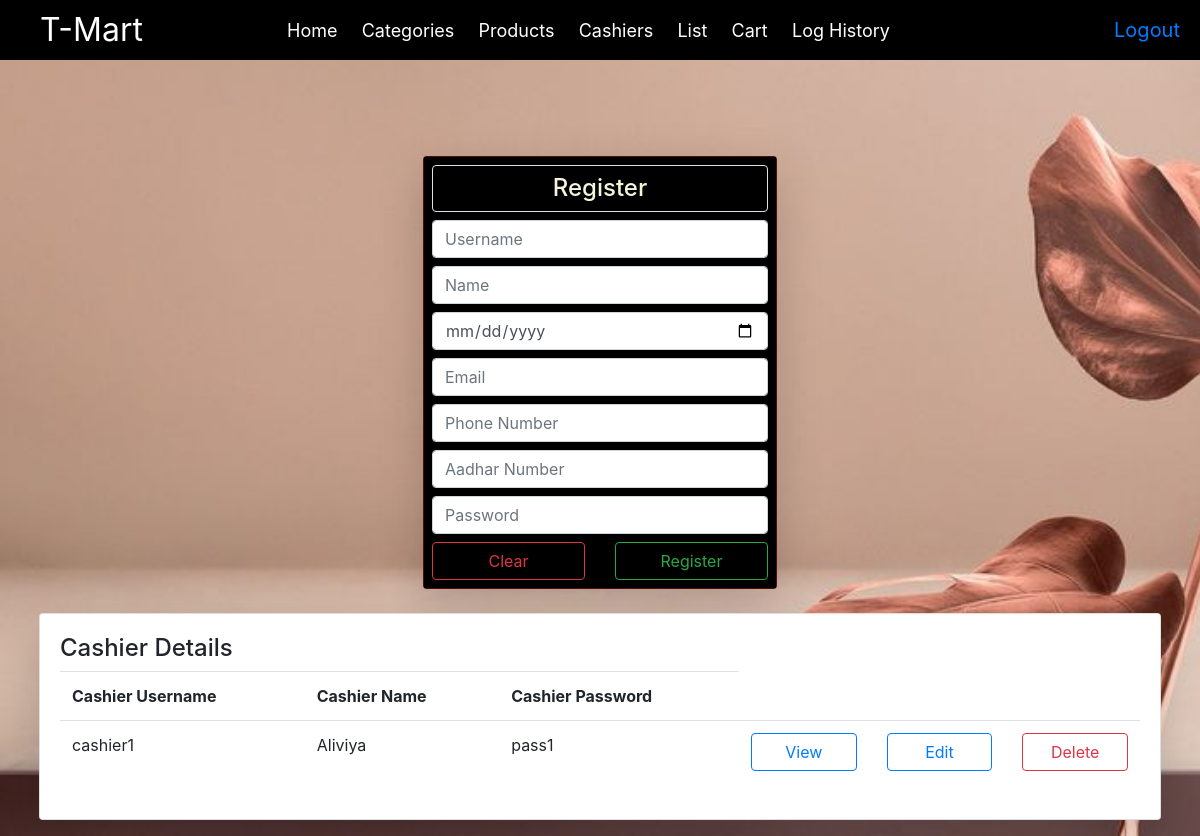
The app's page /reg/ with its own data.
### InventoryApp/models.py (models this page shows)
class Cashier(models.Model):
    cusername=models.CharField(max_length=30,unique=True)
    cname=models.CharField(max_length=30)
    cdate=models.DateField()
    cemail=models.EmailField(max_length=40)
    cphone=models.CharField(max_length=30)
    caadhar=models.CharField(max_length=30)
    cpassword=models.CharField(max_length=20)

### InventoryApp/views.py (the view, shortened to what this page needs)
# urls.py: path('reg/',views.register,name='rgr'),
def register(request):
    c=Cashier.objects.all()
    return render(request, 'register.html',{"Cashiers": c})

### InventoryApp/templates/register.html (shortened to what this page needs)
{% load static %}
<!DOCTYPE html>
<head>
    <link rel="stylesheet" type="text/css" href="{% static 'css/bootstrap.min.css' %}">
</head>
<body>
  <div class="top-bar">
    <div class="brand">T-Mart</div>
    <nav>
      <ul>
        <li><a href="{% url 'mn' %}"> Home</a></li>
        <li><a href="{% url 'ct' %}">Categories</a></li>
        <li><a href="{% url 'pd' %}">Products</a></li>
        <li><a href="{% url 'rgr' %}"> Cashiers</a></li>
        <li><a href="{% url 'list' %}"> List</a></li>
        <li><a href="{% url 'cart' %}"> Cart</a></li>
        <li><a href="{% url 'hist' %}"> Log History</a></li>
      </ul>
    </nav>
    <div class="lo"><a href="{% url 'ln' %}"> Logout</a></div>
  </div>
      <br>
<div class="row m-2 p-3">
    <div class="col-md-4"></div>
    <div class="col-md-4">
        <br><br>
        <div id="id1" class="card shadow-lg">
            <div class="card-body p-2">
                <h4 class="bg text-center text-black p-2 border rounded">Register</h4>
                <form method="post">
                    <input type="text" name="cusername" placeholder="Username" class="form-control my-2">
                    <input type="text" name="cname" placeholder="Name" class="form-control my-2">
                    <input type="date" name="cdate" placeholder="Joining Date" class="form-control my-2">
                    <input type="email" name="cemail" placeholder="Email" class="form-control my-2">
                    <input type="tel" name="cphone" placeholder="Phone Number" class="form-control my-2">
                    <input type="text" name="caadhar" placeholder="Aadhar Number" class="form-control my-2">
                    <input type="password" name="cpassword" placeholder="Password" class="form-control my-2">
                    <div class="row">
                        <div class="col">
                            <input type="reset" value="Clear" class="form-control btn btn-outline-danger">
                        </div>
                        <div class="col">
                            <input type="submit" value="Register" class="form-control btn btn-outline-success">
                        </div>
                    </div>
                </form>
            </div>
        </div>
    </div>
    <div class="col-md-1"></div>
    <div class="container-fluid mt-4">
		<div class="row">
			<div class="col">
				<div class="card shadow-lg">
					<div class="card-body">
						<h4>Cashier Details</h4>
						<table class="table">
							<tr>
								<th>Cashier Username</th>
								<th>Cashier Name</th>
                                <th>Cashier Password</th>
							</tr>
							{% for i in Cashiers %}
							<tr>
								<td>{{i.cusername}}</td>
                                <td>{{i.cname}}</td>
                                <td>{{i.cpassword}}</td>
                                <td>
									<div class="row">
                                        <div class="col">
											<a href="{% url 'vcsh' i.id %}" class="btn btn-outline-primary form-control">View</a>
										</div>
										<div class="col">
											<a href="{% url 'ecsh' i.id %}" class="btn btn-outline-primary form-control">Edit</a>
										</div>
										<div class="col">
											<a href="{% url 'dcsh' i.id  %}" class="btn btn-outline-danger form-control">Delete</a>
										</div>
									</div>
								</td>
							</tr>
							{% endfor %}
						</table>
					</div>
				</div>
			</div>
		</div>
	</div>
</div>
</body>

### records on screen
Cashier: cusername "cashier1", cname "Aliviya", cpassword "pass1"
